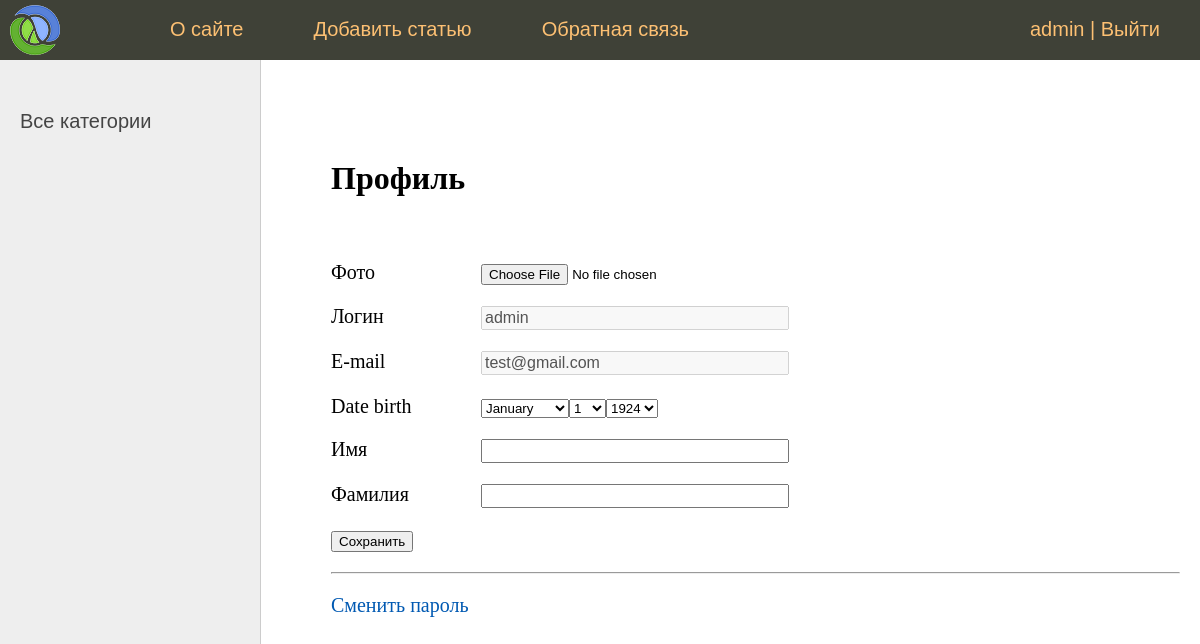
/users/profile/ (signed in), run on the app's committed database.
### users/models.py (models this page shows)
class User(AbstractUser):
    photo = models.ImageField(
        upload_to="users/%Y/%m/%d/", blank=True, null=True, verbose_name="Фото"
    )
    date_birth = models.DateTimeField(blank=True, null=True, verbose_name="Дата рождения")

### users/views.py (the view, shortened to what this page needs)
# urls.py: path("profile/", ProfileUserView.as_view(), name="profile"),
class ProfileUserView(LoginRequiredMixin, UpdateView):
    model = get_user_model()
    form_class = UserProfileForm
    template_name = "users/profile.html"
    extra_context = {
        "title": "Профиль пользователя",
        'default_image': settings.DEFAULT_USER_IMAGE
        }
    def get_object(self, queryset: QuerySet[Any] | None = ...):
        return self.request.user

### users/forms.py
class UserProfileForm(forms.ModelForm):
    username = forms.CharField(
        disabled=True,
        label="Логин",
        widget=forms.TextInput(attrs={"class": "form-input"}),
    )
    email = forms.CharField(
        disabled=True,
        label="E-mail",
        widget=forms.TextInput(attrs={"class": "form-input"}),
    )
    this_year = datetime.date.today().year
    date_birth = forms.DateField(
        widget=forms.SelectDateWidget(years=tuple(range(this_year-100, this_year-5)))
    )
    class Meta:
        model = get_user_model()
        fields = ("photo", "username", "email", "date_birth", "first_name", "last_name")
        labels = {"first_name": "Имя", "last_name": "Фамилия"}
        widgets = {
            "first_name": forms.TextInput(attrs={"class": "form-input"}),
            "last_name": forms.TextInput(attrs={"class": "form-input"}),
        }

### people/templatetags/people_tags.py (called while the page is built)
@register.inclusion_tag('people/list_categories.html')
def show_categories(category_selected=0):
    categories = Categories.objects.annotate(total=Count('posts')).filter(total__gt=0)
    return {'categories': categories, 'category_selected': category_selected}

@register.inclusion_tag('people/list_tags.html')
def show_all_tags():
    return {'tags': TagPost.objects.annotate(total=Count('tags')).filter(total__gt=0)}

### users/templates/users/profile.html (shortened to what this page needs)
{% extends "people/base.html" %}
{% block content %}
    <h1>Профиль</h1>
    <form action="" method='post', enctype="multipart/form-data">
        {% if user.photo %}
            <p><img src="{{user.photo.url }}" alt=""></p>
        {% else %}
            <p><img src="{{ default_image }}" alt=""></p>
        {% endif %}
        {% for item in form %}
            <p><label class='form-label' for="{{ item.id_for_label }}">{{ item.label }}</label>{{ item }}</p>
        {% endfor %}
        <p><button type='submit'>Сохранить</button></p>
    </form>
    <hr>
    <p><a href="{% url 'users:password_change' %}">Сменить пароль</a></p>
{% endblock content %}

### people/templates/people/base.html (shortened to what this page needs)
{% load static %}
{% load people_tags %}
<!DOCTYPE html>
<html>
<head>
	<link type="text/css" href="{% static 'people/css/styles.css' %}" rel="stylesheet" />
</head>
<body>
<table class="table-page" border=0 cellpadding="0" cellspacing="0">
<tr><td valign=top>
{% block mainmenu %}
		<div class="header">
			<ul id="mainmenu" class="mainmenu">
			<li class="logo"><a href="{% url 'people:home' %}"><div class="logo"></div></a></li>
				{% if not forloop.last %}<li>{% else %}<li class="last">{% endif %}
				<li><a href="{% url 'people:about' %}">О сайте</a></li>
				<li><a href="{% url 'people:add_page' %}">Добавить статью</a></li>
				<li><a href="{% url 'people:contact' %}">Обратная связь</a></li>
				{% if user.is_authenticated %}
					<li class='last'><a href="{% url 'users:profile' %}">{{user.username}}</a> | <a href="{% url 'users:logout' %}">Выйти</a></li>
				{% else %}
					<li class="last"><a href="{% url 'users:login' %}">Войти</a> | <a href="{% url 'users:register' %}">Регистрация</a></li>
				{% endif %}
			</ul>
		</div>
{% endblock mainmenu %}
<table class="table-content" border=0 cellpadding="0" cellspacing="0">
<tr>
	<td valign="top" class="left-chapters">
	<ul id="leftchapters">
        {% if category_selected == 0 %}
            <li class="selected">Все категории</li>
        {% else %}
        <li><a href="{% url 'people:home' %}">Все категории</a></li>
        {% endif %}
	</ul>
</td>
<td valign="top" class="content">
	<div class="content-text">
		{% block content %}
		{% endblock %}
	</div>
</td></tr></table>
</td></tr>
</body>
</html>

### static/people/css/styles.css (style rules this page uses)
html, body { font-family: 'Arial'; margin: 0; padding: 0; height: 100%; width: 100%; color: #444; }
a { color: #0059b2; text-decoration: none; }
.table-page { width: 100%; height: 100%; vertical-align: top; }
.table-page tr { height: 100%; }
.header { background: #3F4137; height: 60px; }
.logo { background: url('../images/logo.png') no-repeat 10px 5px; width: 70px; height: 60px; }
ul.mainmenu { list-style: none; margin: 0; padding: 0; height: 60px; color: #fdc073; font-size: 20px; overflow: hidden; }
ul.mainmenu li { float: left; margin: 18px 40px 0 30px; }
ul.mainmenu li.logo { margin: 0; }
ul.mainmenu li.last { float: right; }
ul.mainmenu li a { color: #fdc073; text-decoration: none; }
.table-content { width: 100%; min-height: 100%; height: 100%; }
.left-chapters { margin: 0; background: #eee; border-right: 1px solid #ccc; }
.left-chapters ul { width: 230px; margin: 0; padding: 20px 10px 10px 20px; list-style: none; font-size: 20px; }
.left-chapters ul li { margin: 30px 0 0 0; color: #999; }
.left-chapters ul li a { color: #444; text-decoration: none; }
.content { padding: 40px 20px 20px 40px; width: 100%; box-sizing: border-box; }
.content-text { margin: 60px 0 0 30px; color: #000; font-size: 20px; font-family: Yandex Sans Display Light; }
.content-text h1 { font-size: 32px; }
.form-input { width: 300px; font-size: 16px; }
.form-label { display: inline-block; min-width: 150px; vertical-align: top; }

### data on the page
User: username "admin", form "admin" "test@gmail.com"

### other printed values
{{ item.label }} "Фото" "Логин" "E-mail" "Date birth" "Имя" "Фамилия"
